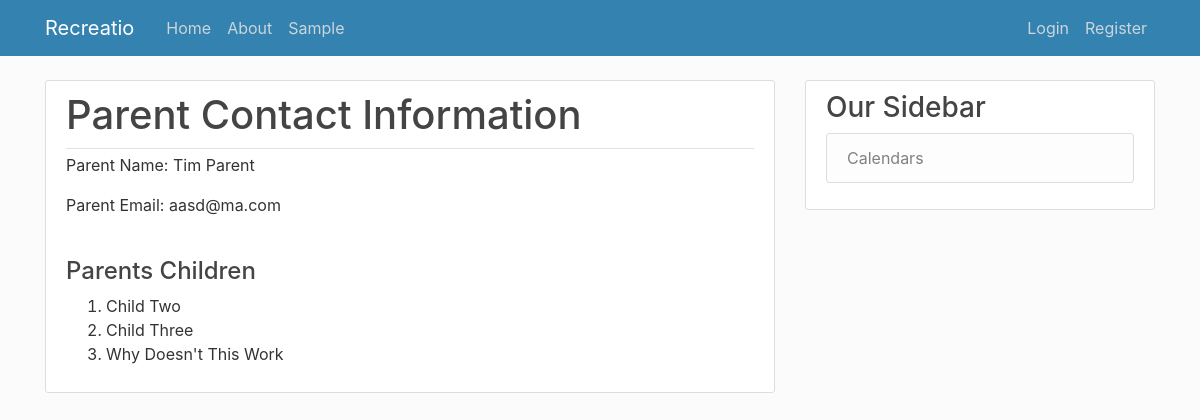
The page /activity/parent/2/ on the database its author committed.
### users/models.py (models this page shows, shortened)
class Child(models.Model):
    first_name = models.CharField(max_length=20)
    last_name = models.CharField(max_length=30)
    birth_date = models.DateField()
    parent = models.ManyToManyField(Profile)
    activities = models.ManyToManyField(Activities)

### users/views.py (the view)
# urls.py: path('activity/parent/<int:id>/', user_views.parent_info, name='parent-info'),
def parent_info(request, id):
    profile = Profile.objects.get(child__id = id)
    parent = Profile.objects.get(user__id = profile.user_id)
    user = User.objects.get(id = parent.user_id)
    children = Child.objects.filter(parent__id = parent.id).order_by('first_name')
    context = {
        'parent': user,
        'children': children
    }
    return render(request, 'users/parent_info.html', context)

### users/templates/users/parent_info.html
{% extends "web/base.html" %}
{% block content %}
<body>
    <article class="media content-section">
    <div class="media-body">
        <div class="article-metadata">
            <h2 class = "account-heading">Parent Contact Information</h2>
        </div>
        <p >Parent Name: {{ parent.first_name }} {{ parent.last_name }}</p>
        <p >Parent Email: {{ parent.email }}</p>
        <br>
        <h4>Parents Children</h4>
        <ol>
        {% for child in children %}
            <li>{{child.first_name}} {{child.last_name}} </li>
        {% endfor%}
        </ol>
    </div>
    </article>
</body>
{% endblock content %}

### web/static/web/main.css (style rules this page uses)
body { background: #fafafac0; color: #333333; margin-top: 5rem; }
h1, h2, h3, h4, h5, h6 { color: #444444; }
.content-section { background: #ffffff; padding: 10px 20px; border: 1px solid #dddddd; border-radius: 3px; margin-bottom: 20px; }
.article-metadata { padding-bottom: 1px; margin-bottom: 4px; border-bottom: 1px solid #e3e3e3 }
.account-heading { font-size: 2.5rem; }

### rows shown on the page
Child: first_name "Child", last_name "Two"
Child: first_name "Child", last_name "Three"
Child: first_name "Why", last_name "Doesn't This Work"

### other values the page prints
{{ parent.first_name }} "Tim"
{{ parent.last_name }} "Parent"
{{ parent.email }} "aasd@ma.com"
